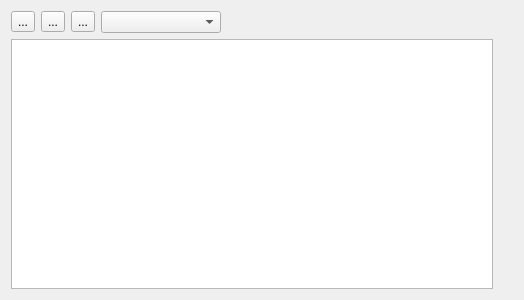
<?xml version="1.0" encoding="UTF-8"?>
<ui version="4.0">
 <class>LogFile</class>
 <widget class="QWidget" name="LogFile">
  <property name="geometry">
   <rect>
    <x>0</x>
    <y>0</y>
    <width>524</width>
    <height>300</height>
   </rect>
  </property>
  <property name="windowTitle">
   <string>Form</string>
  </property>
  <layout class="QGridLayout" name="gridLayout">
   <item row="1" column="0">
    <layout class="QHBoxLayout" name="horizontalLayout_3">
     <item>
      <widget class="MyPlainTextEdit" name="plainTextEdit">
       <property name="font">
        <font>
         <family>Calibri</family>
         <pointsize>11</pointsize>
        </font>
       </property>
       <property name="readOnly">
        <bool>false</bool>
       </property>
       <property name="plainText">
        <string/>
       </property>
      </widget>
     </item>
     <item>
      <spacer name="verticalSpacer">
       <property name="orientation">
        <enum>Qt::Vertical</enum>
       </property>
       <property name="sizeHint" stdset="0">
        <size>
         <width>20</width>
         <height>40</height>
        </size>
       </property>
      </spacer>
     </item>
    </layout>
   </item>
   <item row="0" column="0">
    <layout class="QHBoxLayout" name="horizontalLayout">
     <item>
      <widget class="QToolButton" name="refresh">
       <property name="text">
        <string>...</string>
       </property>
       <property name="icon">
        <iconset resource="qressource.qrc">
         <normaloff>:/Toolbar/Refresh.png</normaloff>:/Toolbar/Refresh.png</iconset>
       </property>
      </widget>
     </item>
     <item>
      <widget class="QToolButton" name="stop">
       <property name="text">
        <string>...</string>
       </property>
       <property name="icon">
        <iconset resource="qressource.qrc">
         <normaloff>:/Toolbar/player_pause.png</normaloff>:/Toolbar/player_pause.png</iconset>
       </property>
      </widget>
     </item>
     <item>
      <widget class="QToolButton" name="clear">
       <property name="text">
        <string>...</string>
       </property>
       <property name="icon">
        <iconset resource="qressource.qrc">
         <normaloff>:/Toolbar/edit-clear.png</normaloff>:/Toolbar/edit-clear.png</iconset>
       </property>
      </widget>
     </item>
     <item>
      <widget class="QComboBox" name="comboLevels">
       <property name="sizePolicy">
        <sizepolicy hsizetype="Minimum" vsizetype="Fixed">
         <horstretch>0</horstretch>
         <verstretch>0</verstretch>
        </sizepolicy>
       </property>
       <property name="minimumSize">
        <size>
         <width>120</width>
         <height>0</height>
        </size>
       </property>
      </widget>
     </item>
     <item>
      <widget class="QWidget" name="findWidgetContainer" native="true">
       <property name="sizePolicy">
        <sizepolicy hsizetype="MinimumExpanding" vsizetype="Minimum">
         <horstretch>0</horstretch>
         <verstretch>0</verstretch>
        </sizepolicy>
       </property>
       <property name="minimumSize">
        <size>
         <width>0</width>
         <height>0</height>
        </size>
       </property>
       <property name="maximumSize">
        <size>
         <width>780</width>
         <height>16777215</height>
        </size>
       </property>
      </widget>
     </item>
     <item>
      <spacer name="horizontalSpacer">
       <property name="orientation">
        <enum>Qt::Horizontal</enum>
       </property>
       <property name="sizeHint" stdset="0">
        <size>
         <width>40</width>
         <height>20</height>
        </size>
       </property>
      </spacer>
     </item>
    </layout>
   </item>
  </layout>
 </widget>
 <customwidgets>
  <customwidget>
   <class>MyPlainTextEdit</class>
   <extends>QPlainTextEdit</extends>
   <header>myplaintextedit.h</header>
  </customwidget>
 </customwidgets>
 <resources>
  <include location="qressource.qrc"/>
 </resources>
 <connections/>
</ui>
